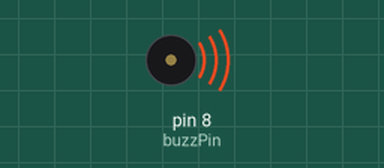
Recording of a sketch running on a simulated Arduino Uno, built with avr-gcc and run on an emulated ATmega328P. On the bench: buzzer (waves = sounding).

Above: at 0.1 s.
Timing chart, 0 to 40.0 s (numbered marks = the images above):
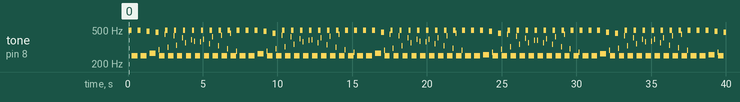

Measured:
- by itself, tone on pin 8 (buzzPin): plays 496 Hz for 0.20 s, 249 Hz for 0.40 s, 496 Hz for 0.20 s, 249 Hz for 0.40 s, 483 Hz for 0.20 s, 269 Hz for 0.40 s … (223 notes in this stretch)

The sketch:

23-creating_tone_active_buzzer.ino
```cpp
int buzzPin = 8;

void setup() {
  // put your setup code here, to run once:
  pinMode(buzzPin, OUTPUT);
}

void loop() {
  // put your main code here, to run repeatedly:
  pitch(1);
  pitch(2);
  //pitch(3);
}

void pitch(int delayTime) {
  for (int i = 0; i < 100; i++) {
    digitalWrite(buzzPin, HIGH);
    delay(delayTime);
    digitalWrite(buzzPin, LOW);
    delay(delayTime);
  }
}
```
